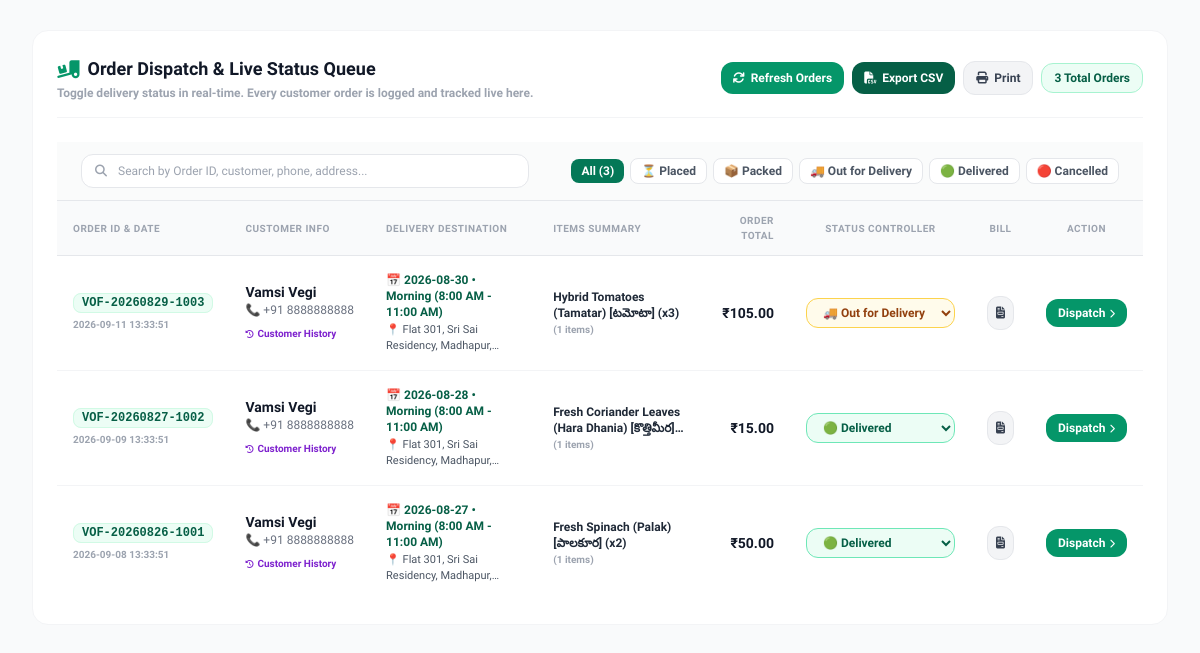
The app's page /admin (signed in, lower part), older data.
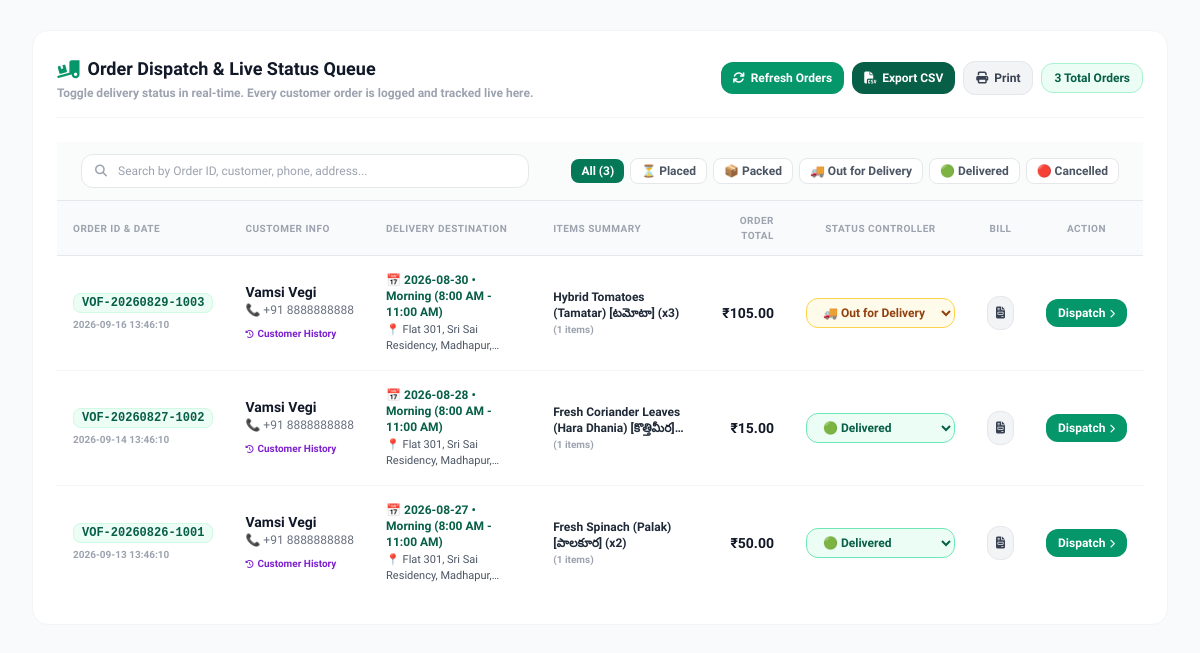
The same page, newer data.
### tables this page shows
CREATE TABLE purchases (
            id INTEGER PRIMARY KEY AUTOINCREMENT,
            order_id TEXT NOT NULL,
            user_id INTEGER NOT NULL,
            product_id INTEGER NOT NULL,
            quantity INTEGER NOT NULL,
            total_price REAL NOT NULL,
            purchase_date TEXT NOT NULL,
            delivery_date TEXT,
            delivery_slot TEXT,
            delivery_address TEXT DEFAULT 'Door #12, Green Avenue, Hyderabad',
            status TEXT DEFAULT 'Placed', -- 'Placed', 'Packed at Farm', 'Out for Delivery', 'Delivered', 'Cancelled'
            coupon_code TEXT DEFAULT '',
            discount_amount REAL DEFAULT 0.0,
            FOREIGN KEY (user_id) REFERENCES users (id),
            FOREIGN KEY (product_id) REFERENCES products (id)
        );

### app.py (the view)
@app.route('/admin')
def admin():
    uid = session.get('user_id')
    role = session.get('role')
    if not uid or role != 'admin':
        from flask import flash
        flash("Please sign in with your administrator account to access the Farm Operations Console.", "info")
        return redirect(url_for('admin_login'))
    conn = get_db_connection()
    products = conn.execute("SELECT * FROM products ORDER BY id ASC").fetchall()
    total_revenue = conn.execute("SELECT COALESCE(SUM(total_price), 0) FROM purchases").fetchone()[0]
    total_orders_count = conn.execute("SELECT COUNT(DISTINCT order_id) FROM purchases").fetchone()[0]
    total_customers_count = conn.execute("SELECT COUNT(*) FROM users WHERE role = 'customer'").fetchone()[0]
    low_stock_count = conn.execute("SELECT COUNT(*) FROM products WHERE stock <= 15").fetchone()[0]
    kpi = {
        "revenue": total_revenue,
        "orders_count": total_orders_count,
        "customers_count": total_customers_count,
        "low_stock_count": low_stock_count
    }
    top_selling = conn.execute("""
        SELECT prod.name, prod.image_url, prod.price, prod.unit,
               SUM(p.quantity) as total_sold, SUM(p.total_price) as revenue
        FROM purchases p
        JOIN products prod ON p.product_id = prod.id
        GROUP BY prod.id
        ORDER BY total_sold DESC
        LIMIT 5
    """).fetchall()
    user_stats = conn.execute("""
        SELECT u.id, u.name, u.email, u.phone, u.role, COALESCE(u.wallet_balance, 0.0) as wallet_balance,
               COUNT(DISTINCT p.order_id) as total_orders,
               SUM(p.quantity) as total_items, COALESCE(SUM(p.total_price), 0) as total_spent
        FROM users u
        LEFT JOIN purchases p ON u.id = p.user_id
        GROUP BY u.id
        ORDER BY total_spent DESC
    """).fetchall()
    coupons = conn.execute("SELECT * FROM coupons ORDER BY id DESC").fetchall()
    grouped_orders = conn.execute("""
        SELECT p.order_id, p.user_id,
               COALESCE(u.name, 'Customer #' || p.user_id) as customer_name,
               COALESCE(u.phone, 'N/A') as customer_phone,
               COALESCE(u.email, 'N/A') as customer_email,
               MAX(p.delivery_address) as delivery_address,
               MAX(p.delivery_date) as delivery_date,
               MAX(p.delivery_slot) as delivery_slot,
               MAX(p.status) as status,
               MAX(p.purchase_date) as purchase_date,
               MAX(p.coupon_code) as coupon_code,
               MAX(p.discount_amount) as discount_amount,
               COUNT(p.id) as item_count,
               SUM(p.total_price) as order_total,
               GROUP_CONCAT(COALESCE(prod.name, 'Produce #' || p.product_id) || ' (x' || p.quantity || ')') as items_summary
        FROM purchases p
        LEFT JOIN users u ON p.user_id = u.id
        LEFT JOIN products prod ON p.product_id = prod.id
        GROUP BY p.order_id
        ORDER BY MAX(p.purchase_date) DESC, MAX(p.id) DESC
    """).fetchall()
    orders = conn.execute("""
        SELECT p.*,
               COALESCE(prod.name, 'Produce #' || p.product_id) as product_name,
               COALESCE(prod.price, p.total_price / p.quantity) as price,
               COALESCE(prod.unit, 'item') as unit,
               COALESCE(u.name, 'Customer #' || p.user_id) as user_name,
               COALESCE(u.phone, 'N/A') as user_phone
        FROM purchases p
        LEFT JOIN products prod ON p.product_id = prod.id
        LEFT JOIN users u ON p.user_id = u.id
        ORDER BY p.purchase_date DESC
    """).fetchall()
    conn.close()
    return render_template(
        'admin.html',
        products=products,
        user_stats=user_stats,
        coupons=coupons,
        orders=orders,
        grouped_orders=grouped_orders,
        top_selling=top_selling,
        kpi=kpi
    )

### templates/admin.html (shortened to what this page needs)
{% extends 'base.html' %}
{% block content %}
<div class="space-y-8">
    <div id="orders-section" class="bg-white p-6 rounded-2xl border border-gray-100 shadow-xs mt-8">
        <div class="flex flex-col md:flex-row md:items-center md:justify-between pb-4 border-b border-gray-100 mb-6 gap-3">
            <div>
                <h3 class="font-extrabold text-gray-900 text-lg flex items-center">
                    <i class="fa-solid fa-truck-ramp-box text-emerald-600 mr-2"></i> Order Dispatch & Live Status Queue
                </h3>
                <p class="text-xs text-gray-400 font-semibold mt-0.5">Toggle delivery status in real-time. Every customer order is logged and tracked live here.</p>
            </div>
            <div class="flex items-center flex-wrap gap-2">
                <button onclick="refreshAdminOrdersTable(true)" id="admin-refresh-orders-btn" class="bg-emerald-600 hover:bg-emerald-700 text-white font-extrabold text-xs px-3 py-2 rounded-xl shadow-xs inline-flex items-center gap-1.5 transition active:scale-95" title="Fetch live customer orders">
                    <i class="fa-solid fa-arrows-rotate" id="admin-refresh-icon"></i>
                    <span>Refresh Orders</span>
                </button>
                <a href="/api/admin/export-dispatch-csv" class="bg-emerald-800 hover:bg-emerald-900 text-white font-extrabold text-xs px-3 py-2 rounded-xl shadow-xs inline-flex items-center gap-1.5 transition active:scale-95">
                    <i class="fa-solid fa-file-csv"></i>
                    <span>Export CSV</span>
                </a>
                <button onclick="window.print()" class="bg-gray-100 hover:bg-gray-200 text-gray-700 font-extrabold text-xs px-3 py-2 rounded-xl border border-gray-200 inline-flex items-center gap-1.5 transition active:scale-95">
                    <i class="fa-solid fa-print"></i>
                    <span>Print</span>
                </button>
                <span id="admin-orders-count-badge" class="text-xs font-extrabold bg-emerald-50 text-emerald-800 px-3 py-1.5 rounded-xl border border-emerald-200">
                    {{ grouped_orders | length }} Total Orders
                </span>
            </div>
        </div>
        <div class="px-6 py-3 bg-gray-50/80 border-b border-gray-200 flex flex-col md:flex-row md:items-center justify-between gap-3">
            <div class="relative flex-1 max-w-md">
                <i class="fa-solid fa-magnifying-glass absolute left-3.5 top-1/2 -translate-y-1/2 text-gray-400 text-xs"></i>
                <input id="admin-order-search" type="text" placeholder="Search by Order ID, customer, phone, address..."
                       oninput="handleAdminOrderSearch(this.value)"
                       class="w-full pl-9 pr-4 py-2 bg-white border border-gray-200 rounded-xl text-xs font-medium text-gray-800 placeholder-gray-400 focus:outline-none focus:ring-2 focus:ring-emerald-500 focus:border-emerald-500 shadow-2xs">
            </div>
            <div class="flex items-center flex-wrap gap-1.5" id="admin-status-filters">
                <button onclick="filterAdminOrdersByStatus('all')" data-status="all" class="admin-status-filter-btn px-2.5 py-1 text-xs font-bold rounded-lg bg-emerald-700 text-white shadow-xs transition">
                    All (<span id="count-filter-all">{{ grouped_orders | length }}</span>)
                </button>
                <button onclick="filterAdminOrdersByStatus('Placed')" data-status="Placed" class="admin-status-filter-btn px-2.5 py-1 text-xs font-bold rounded-lg bg-white border border-gray-200 text-gray-600 hover:bg-gray-100 transition">
                    ⏳ Placed
                </button>
                <button onclick="filterAdminOrdersByStatus('Packed at Farm')" data-status="Packed at Farm" class="admin-status-filter-btn px-2.5 py-1 text-xs font-bold rounded-lg bg-white border border-gray-200 text-gray-600 hover:bg-gray-100 transition">
                    📦 Packed
                </button>
                <button onclick="filterAdminOrdersByStatus('Out for Delivery')" data-status="Out for Delivery" class="admin-status-filter-btn px-2.5 py-1 text-xs font-bold rounded-lg bg-white border border-gray-200 text-gray-600 hover:bg-gray-100 transition">
                    🚚 Out for Delivery
                </button>
                <button onclick="filterAdminOrdersByStatus('Delivered')" data-status="Delivered" class="admin-status-filter-btn px-2.5 py-1 text-xs font-bold rounded-lg bg-white border border-gray-200 text-gray-600 hover:bg-gray-100 transition">
                    🟢 Delivered
                </button>
                <button onclick="filterAdminOrdersByStatus('Cancelled')" data-status="Cancelled" class="admin-status-filter-btn px-2.5 py-1 text-xs font-bold rounded-lg bg-white border border-gray-200 text-gray-600 hover:bg-gray-100 transition">
                    🔴 Cancelled
                </button>
            </div>
        </div>
        <div id="admin-orders-table-wrapper" class="overflow-x-auto {% if not grouped_orders %}hidden{% endif %}">
            <table class="min-w-full divide-y divide-gray-200">
                <thead>
                    <tr>
                        <th class="px-4 py-3 bg-gray-50 text-left text-[10px] font-extrabold text-gray-400 uppercase tracking-wider">Order ID & Date</th>
                        <th class="px-4 py-3 bg-gray-50 text-left text-[10px] font-extrabold text-gray-400 uppercase tracking-wider">Customer Info</th>
                        <th class="px-4 py-3 bg-gray-50 text-left text-[10px] font-extrabold text-gray-400 uppercase tracking-wider">Delivery Destination</th>
                        <th class="px-4 py-3 bg-gray-50 text-left text-[10px] font-extrabold text-gray-400 uppercase tracking-wider">Items Summary</th>
                        <th class="px-4 py-3 bg-gray-50 text-right text-[10px] font-extrabold text-gray-400 uppercase tracking-wider">Order Total</th>
                        <th class="px-4 py-3 bg-gray-50 text-center text-[10px] font-extrabold text-gray-400 uppercase tracking-wider">Status Controller</th>
                        <th class="px-4 py-3 bg-gray-50 text-center text-[10px] font-extrabold text-gray-400 uppercase tracking-wider">Bill</th>
                        <th class="px-4 py-3 bg-gray-50 text-center text-[10px] font-extrabold text-gray-400 uppercase tracking-wider">Action</th>
                    </tr>
                </thead>
                <tbody id="admin-orders-table-body" class="divide-y divide-gray-100 text-sm font-medium">
                        {% for order in grouped_orders %}
                            <tr class="hover:bg-emerald-50/30 transition cursor-pointer group" onclick="openAdminOrderDrawer('{{ order.order_id }}')">
                                <td class="px-4 py-4 whitespace-nowrap">
                                    <span class="font-mono text-xs font-black text-emerald-800 bg-emerald-50 px-2 py-0.5 rounded-lg border border-emerald-100 group-hover:border-emerald-400 transition">
                                        {{ order.order_id }}
                                    </span>
                                    <div class="text-[10px] text-gray-400 font-semibold mt-1">{{ order.purchase_date }}</div>
                                </td>
                                <td class="px-4 py-4 whitespace-nowrap">
                                    <div class="font-extrabold text-gray-900">{{ order.customer_name }}</div>
                                    <div class="text-xs text-gray-500 font-medium">📞 +91 {{ order.customer_phone }}</div>
                                    <div class="mt-1" onclick="event.stopPropagation()">
                                        <a href="/admin/customers?search={{ order.customer_phone }}" class="text-[10px] font-black text-purple-700 hover:text-purple-900 hover:underline inline-flex items-center gap-1">
                                            <i class="fa-solid fa-clock-rotate-left text-[8px]"></i>
                                            <span>Customer History</span>
                                        </a>
                                    </div>
                                </td>
                                <td class="px-4 py-4 text-xs text-gray-700 max-w-xs">
                                    <div class="font-bold text-emerald-800">
                                        📅 {{ order.delivery_date or 'Today' }} • {{ order.delivery_slot or 'Morning' }}
                                    </div>
                                    <p class="text-[11px] text-gray-600 font-medium mt-0.5 line-clamp-2">
                                        📍 {{ order.delivery_address or 'Store Default' }}
                                    </p>
                                </td>
                                <td class="px-4 py-4 text-xs text-gray-800 max-w-xs">
                                    <p class="font-semibold line-clamp-2">{{ order.items_summary }}</p>
                                    <span class="text-[10px] text-gray-400 font-bold">({{ order.item_count }} items)</span>
                                </td>
                                <td class="px-4 py-4 whitespace-nowrap text-right font-black text-gray-900 text-sm">
                                    ₹{{ "%.2f" | format(order.order_total) }}
                                </td>
                                <td class="px-4 py-4 whitespace-nowrap text-center" onclick="event.stopPropagation()">
                                    <select onchange="updateOrderStatusAdmin('{{ order.order_id }}', this.value)"
                                            class="text-xs font-extrabold px-3 py-1.5 rounded-xl border focus:outline-none focus:ring-2 focus:ring-emerald-500 cursor-pointer shadow-2xs {% if order.status == 'Delivered' %}bg-emerald-50 text-emerald-800 border-emerald-300{% elif order.status == 'Out for Delivery' %}bg-amber-50 text-amber-800 border-amber-300{% elif order.status == 'Packed at Farm' %}bg-blue-50 text-blue-800 border-blue-300{% else %}bg-indigo-50 text-indigo-800 border-indigo-300{% endif %}">
                                        <option value="Out for Delivery" {% if order.status == 'Out for Delivery' %}selected{% endif %}>🚚 Out for Delivery</option>
                                        <option value="Delivered" {% if order.status == 'Delivered' %}selected{% endif %}>🟢 Delivered</option>
                                    </select>
                                </td>
                                <td class="px-4 py-4 whitespace-nowrap text-center" onclick="event.stopPropagation()">
                                    <button onclick="openInvoiceModal('{{ order.order_id }}')" class="bg-gray-100 hover:bg-emerald-50 hover:text-emerald-800 text-gray-700 font-bold p-2 rounded-xl text-xs transition border border-gray-200" title="View / Print Customer Bill">
                                        <i class="fa-solid fa-file-invoice"></i>
                                    </button>
                                </td>
                                <td class="px-4 py-4 whitespace-nowrap text-center" onclick="event.stopPropagation()">
                                    <button onclick="openAdminOrderDrawer('{{ order.order_id }}')" class="bg-emerald-600 hover:bg-emerald-700 text-white font-black text-xs px-3 py-1.5 rounded-xl shadow-xs transition active:scale-95 flex items-center gap-1 mx-auto" title="Inspect Order & Dispatch">
                                        <span>Dispatch</span>
                                        <i class="fa-solid fa-chevron-right text-[9px]"></i>
                                    </button>
                                </td>
                            </tr>
                        {% endfor %}
                    </tbody>
                </table>
            </div>
    </div>
</div>
{% endblock %}

Row changes from the older to the newer data that the page shows:
changed purchases "VOF-20260829-1003": purchase_date "2026-09-11 13:33:51" → "2026-09-16 13:46:10"
changed purchases "VOF-20260827-1002": purchase_date "2026-09-09 13:33:51" → "2026-09-14 13:46:10"
changed purchases "VOF-20260826-1001": purchase_date "2026-09-08 13:33:51" → "2026-09-13 13:46:10"
